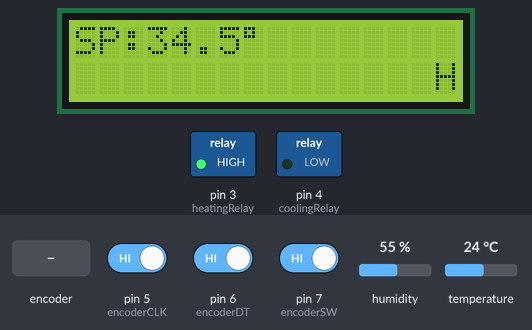
This sketch was run on a simulated Arduino Uno, built with avr-gcc and run on an emulated ATmega328P. Parts: 16×2 character LCD, switched loads named in the sketch (green lamp = pin HIGH). The test bench sets the inputs (shaded band); at power-on: temperature 24 °C, pin 7 (encoderSW) HIGH, pin 5 (encoderCLK) HIGH, pin 6 (encoderDT) HIGH, humidity 55 %. EEPROM starts erased; what the sketch prints to the serial monitor is not drawn.

Above: at 1.4 s.
1.5 s: temperature set to 32.1 °C
At 3.4 s:
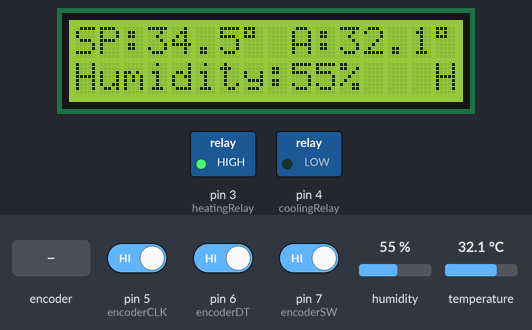
6.7 s: temperature set to 33.3 °C
At 8.8 s:
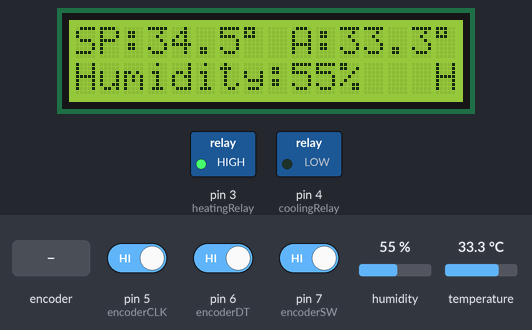
9.7 s: pin 7 (encoderSW) driven LOW
At 10.1 s:
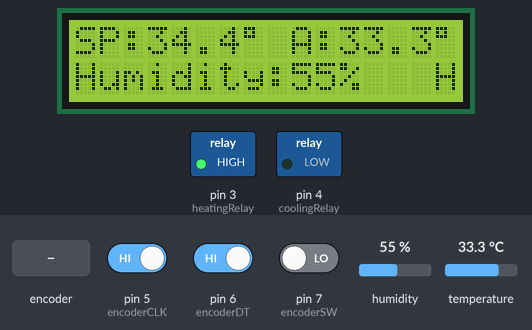
11.2 s: rotary encoder on pin 5 (encoderCLK) / pin 6 (encoderDT) turned 2 steps (second pin leading)
At 11.9 s:
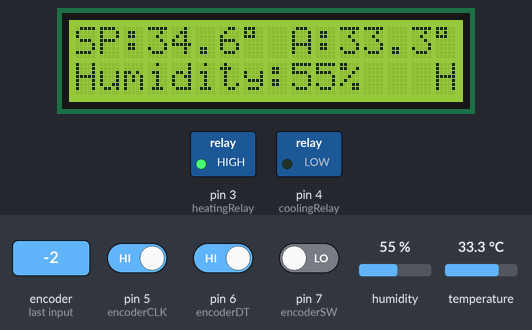
13.1 s: rotary encoder on pin 5 (encoderCLK) / pin 6 (encoderDT) turned 3 steps (first pin leading)
At 14.5 s:
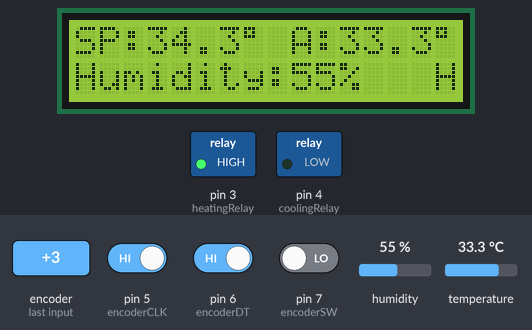
15.2 s: pin 7 (encoderSW) driven HIGH
Timing chart, 0 to 18.2 s (numbered marks = the images above; inputs shaded):
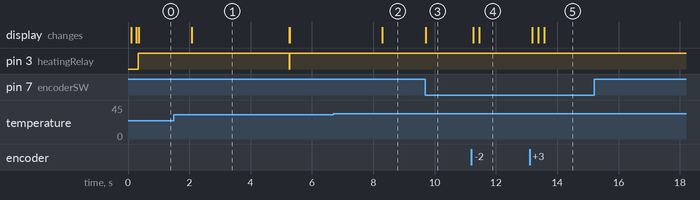

The sketch:

ardBeeQueenPID.ino
```cpp
// ardBeeQueenPID
/*
  The LCD circuit:
                               GND            display pin 1
    supply voltage for logic   +5V            display pin 2

   10K potentiometer:
   ends to +5V and ground
   LCD VO - contrast           wiper          display pin 3

   LCD RS pin                  digital pin 13 display pin 4
   LCD R/W pin                 GND            display pin 5
   LCD Enable pin              digital pin 12 display pin 6
   LCD D4                      digital pin 11 display pin 11
   LCD D5                      digital pin 10 display pin 12
   LCD D6                      digital pin 9  display pin 13
   LCD D7                      digital pin 8  display pin 14

   220ohm resistor to +5V
   back light anode:+4.2V      220ohm         display pin 15
   back light cathode          GND	          display pin 16
*/

// include EEPROM library
#include <EEPROM.h>
int eeAddr = 0; // address to store the set point temp

// include the DHT library
#include <DHT.h>
// define DHT pin
#define DHTPIN 2  // declare Pin Number
// uncomment one of the below sensors
//#define DHTTYPE DHT11   // DHT 11 used
#define DHTTYPE DHT22   // DHT 22  (AM2302), AM2321
//#define DHTTYPE DHT21   // DHT 21 (AM230)
// set up DHT sensor
DHT dht(DHTPIN, DHTTYPE);  // initialize DHT sensor
// wait time between temp reads, in milliseconds
unsigned long readMillis; // stores millis
int waitTime = 2000; // millis to wait between reads

// relay pins
const int heatingRelay = 3;  // relay heating
const int coolingRelay = 4;  // relay cooling
int heatState = 0; // current state of operation
int heatStateLast = 0; // last state of operation

// rotary encoder
// encoder pins
const int encoderCLK = 5; // rotary encoder CLK signal input pin
const int encoderDT = 6; // rotary encoder DT signal input pin
const int encoderSW = 7; // rotary encoders switch input pin, goes LOW when pressed
// for storing encoder values
int encoderCLKState = 0;
int encoderDTState = 0;
int encoderSWState = 0;
int encoderDTStateLast = 0;
int encoderSWStateLast = 0;
// times
unsigned long encoderSWTimeMillis = 0; // the last time encoder button was toggled
int debounce = 200;   // the debounce time, increase if the output flickers

// LCD
// include the LCD library
#include <LiquidCrystal.h>
// initialize the library with the numbers of the interface pins
LiquidCrystal lcd(13, 12, 11, 10, 9, 8);
// columns and rows of the LCD
int lcdColumns = 16;
int lcdRows = 2;

// Variables
float hum = 0; // read humidity
double temp = 0; // read temperature

// PID
// include PID library by Brett Beauregard
#include <PID_v1.h>
// define Variables we'll be connecting to
double setPointTemp = 34.5; // the goal temp, in degrees celsius
double Output; // the PIDs output
double gap; // the gap between setpoint and actual temp
// specify the links and initial tuning parameters
double aggKp=4, aggKi=0.2, aggKd=1; // aggressive PID parameters
double consKp=1, consKi=0.05, consKd=0.25; // conservative PID paramaters
PID myPID(&temp, &Output, &setPointTemp, consKp, consKi, consKd, DIRECT); // initiate PID with conservative parameters
//double Kp=2, Ki=5, Kd=1; // PID variables
//PID myPID(&temp, &Output, &setPointTemp, Kp, Ki, Kd, DIRECT);
// PID limits
int windowSize = 5000; // the time of the PID regulatory size(?)
unsigned long windowStartTime; // stores millis

double dewPoint = 0; // calculated dew point
double dewPointFast = 0; // another calculated dew point
float hic = 0;

// for calculation of length of values
String valString = "";
int valLength;

// text to print before temps
String setPointTempText = "SP:";
String actualTempText = "A:";

// buffer to store float to string
char dtostrfbuffer[5];

void setup(void) {

  // start LCD
  lcd.begin(lcdColumns, lcdRows);
  // print a message to the LCD
  lcd.setCursor(0, 0);
  lcd.print("ardBeeQueen");
  lcd.setCursor(0, 1);
  lcd.print("Booting ...");

  // start serial port
  lcd.setCursor(0, 1);
  lcd.print("Starting serial ...");
  Serial.begin(9600);

  Serial.println("ardBeeQueenPID");
  Serial.println("201910011");
  Serial.println("by Jon Sagebrand");
  Serial.println("jonsagebrand@gmail.com");
  Serial.println();

  // read set temp from eeprom
  Serial.println("Reading last temp from eeprom ...");
  lcd.setCursor(0, 1);
  lcd.print("Reading last temp ...");
  float f = 0.00f;
  EEPROM.get( eeAddr, f );
  Serial.println( f );

  // check if there is a value stored in eeprom
  // if so, then use it as set point,
  // else store the predefined value
  if ( isnan(f) ) {
    Serial.println("No value found in eeprom");
    Serial.print("Storing value: ");
    Serial.println(setPointTemp);
    EEPROM.put(eeAddr, setPointTemp);
  } else {
    Serial.print("Found a value stored in eeprom: ");
    Serial.println(f);
    Serial.println("Using it as set point temperature");
    setPointTemp = f;
    Serial.println();
  }

  // start DHT sensor
  Serial.println("Starting DHT sensor ...");
  lcd.setCursor(0, 1);
  lcd.print("Starting sensor ...");
  dht.begin();  // start up dht sensors

  // define in- and outputs
  // relay pins
  Serial.println("Starting outputs  ...");
  lcd.setCursor(0, 1);
  lcd.print("Starting outputs ...");
  pinMode(heatingRelay, OUTPUT);
  pinMode(coolingRelay, OUTPUT);
  // rotary encoder pins
  Serial.println("Starting inputs ...");
  lcd.setCursor(0, 1);
  lcd.print("Starting inputs ...");
  pinMode(encoderCLK, INPUT);
  pinMode(encoderDT, INPUT);
  pinMode(encoderSW, INPUT);

  // start PID
  Serial.println("Starting PID ...");
  lcd.setCursor(0, 1);
  lcd.print("Starting PID ...");
  myPID.SetOutputLimits(0, windowSize); // tell the PID to range between 0 and the full window size
  myPID.SetMode(AUTOMATIC); // turn the PID on
  windowStartTime = millis();

  lcd.clear();

  printSetPoint();

  Serial.println("Program starts ...");
  Serial.println();

}
void loop(void) {

  // read rotary encoder
  encoderCLKState = digitalRead(encoderCLK);
  encoderDTState = digitalRead(encoderDT);
  encoderSWState = digitalRead(encoderSW);

  // check encoder if button is pressed
  if ( encoderSWState == 0 ) { // Button is pressed
    if ((encoderDTStateLast == 0) && (encoderDTState == 1)) {
      if (encoderCLKState == 0) {
        setPointTemp += 0.1;
        Serial.print("Counting up set point. New value: ");
      } else {
        setPointTemp -= 0.1;
        Serial.print("Counting down set point. New value: ");
      }
      Serial.println(setPointTemp);
      printSetPoint(); // Prints the new set point to LCD
    }
    encoderDTStateLast = encoderDTState;
  }

  printSetPoint();

  // check if button is released
  if ( encoderSWState != encoderSWStateLast ) {
    if ( encoderSWState == 0 ) {
      Serial.println("Button is down");
    } else {
      Serial.println("Button is up");
      Serial.print("Storing value new value to eeprom: ");
      Serial.println(setPointTemp);
      EEPROM.put(eeAddr, setPointTemp);
    }
    encoderSWStateLast = encoderSWState;
    Serial.println();
  }

  // read temperature
  if ( encoderSWState ) { // Only read values if button is UP
    if ( millis() - readMillis >= waitTime ) {
      Serial.println("Requesting humidity and temperature ...");
      // Reading temperature or humidity takes about 250 milliseconds!
      // Sensor readings may also be up to 2 seconds 'old' (its a very slow sensor)
      hum = dht.readHumidity();
      // Read temperature as Celsius (the default)
      temp = dht.readTemperature();

      // check if any reads failed and exit early (to try again).
      if (isnan(hum) || isnan(temp)) {
        Serial.println(F("Failed to read from DHT sensor!"));
        return;
      }
      printActualValues(); // print measured values to serial and LCD
      readMillis = millis();

      gap = abs(setPointTemp - temp); // distance away from setpoint
      Serial.print("Gap is ");
      Serial.print(gap);
      if (gap < 2) { // we're close to setpoint, use conservative tuning parameters
        Serial.println(" Using conservative tuning");
        myPID.SetTunings(consKp, consKi, consKd);
      }
      else { // we're far from setpoint, use aggressive tuning parameters
        Serial.println(" Using aggressive tuning");
        myPID.SetTunings(aggKp, aggKi, aggKd);
      }
      // compute PID
      myPID.Compute();
      Serial.print("PID output: ");
      Serial.println(Output);
      Serial.print("Heating for ");
      Serial.print((windowSize - Output) / 1000);
      Serial.print(" of ");
      Serial.print(windowSize / 1000);
      Serial.println(" seconds");
      Serial.println();
    }
  }

  // turn the output pin on/off based on pid output
  if (millis() - windowStartTime > windowSize) { // time to shift the Relay Window
	  windowStartTime += windowSize;
  }
  if (Output < millis() - windowStartTime) {
	  digitalWrite(heatingRelay, HIGH);
    heatState = 1; // heating
  }
  else {
	  digitalWrite(heatingRelay, LOW);
    heatState = 0; // cooling
  }

/*
  if ( temp < setPointTemp && encoderSWState ) { // if temp is below set point and button is up
    digitalWrite(heatingRelay, 1);
    digitalWrite(coolingRelay, 0);
    heatState = 1; // heating
  } else if ( temp > setPointTemp && encoderSWState ) { // if temp is above set point and button is up
    digitalWrite(heatingRelay, 0);
    digitalWrite(coolingRelay, 1);
    heatState = 0; // cooling
  } else {
    digitalWrite(heatingRelay, 0);
    digitalWrite(coolingRelay, 0);
    heatState = 2; // at correct temp
  }
   */

  if ( heatState != heatStateLast ) { // if there has been a change in heating or cooling
    printHeatState();
    heatStateLast = heatState;
  }
}

// dewPoint function NOAA
// reference: http://wahiduddin.net/calc/density_algorithms.htm
double dewPointFunction(double celsius, double humidity) {
  double A0 = 373.15 / (273.15 + celsius);
  double SUM = -7.90298 * (A0 - 1);
  SUM += 5.02808 * log10(A0);
  SUM += -1.3816e-7 * (pow(10, (11.344 * (1 - 1 / A0))) - 1);
  SUM += 8.1328e-3 * (pow(10, (-3.49149 * (A0 - 1))) - 1);
  SUM += log10(1013.246);
  double VP = pow(10, SUM - 3) * humidity;
  double T = log(VP / 0.61078);   // temp var
  return (241.88 * T) / (17.558 - T);
}

// delta max = 0.6544 wrt dewPoint()
// 5x faster than dewPoint()
// reference: http://en.wikipedia.org/wiki/Dew_point
double dewPointFastFunction(double celsius, double humidity) {
  double a = 17.271;
  double b = 237.7;
  double temp = (a * celsius) / (b + celsius) + log(humidity / 100);
  double Td = (b * temp) / (a - temp);
  return Td;
}

int intToStringToLength(int val) { // return how many numbers in integer
  valString = String(val);
  valLength = valString.length();
  return valLength;
}

void printSetPoint() { // prints set point temp to LCD
  lcd.setCursor(0, 0);
  lcd.print(setPointTempText);
  valLength = setPointTempText.length(); // number of characters before digits
  lcd.setCursor(valLength, 0);
  lcd.print(setPointTemp, 1); // prints set point
  dtostrf(setPointTemp, 1, 1, dtostrfbuffer);
  valLength = valLength + strlen(dtostrfbuffer); // number of characters before digits + number of digits
  lcd.setCursor(valLength, 0);
  lcd.print((char)223); // prints degree sign
  lcd.setCursor(1 + valLength, 0);
  lcd.print(" ");
}

void printActualValues() {
  // calculate dew points
  dewPoint = dewPointFunction(temp, hum);
  dewPointFast = dewPointFastFunction(temp, hum);

  // compute heat index in Celsius (isFahrenheit = false)
  hic = dht.computeHeatIndex(temp, hum, false);

  Serial.print("Dew Point: ");
  Serial.println(dewPoint);
  Serial.print("Dew Point Fast: ");
  Serial.println(dewPointFast);
  Serial.print("Heat Index: ");
  Serial.println(hic);

  Serial.print("Temperature: ");
  Serial.println(temp);

  lcd.setCursor(2 + valLength, 0);
  lcd.print(actualTempText);
  valLength = valLength + actualTempText.length();
  lcd.setCursor(2 + valLength, 0);
  lcd.print(temp, 1);
  dtostrf(temp, 1, 1, dtostrfbuffer);
  valLength = valLength + strlen(dtostrfbuffer);
  lcd.setCursor(2 + valLength, 0);
  lcd.print((char)223);
  lcd.setCursor(3 + valLength, 0);
  lcd.print(" ");

  Serial.print("Humidity: ");
  Serial.println(hum);
  lcd.setCursor(0, 1);
  lcd.print("Humidity:");
  lcd.setCursor(9, 1);
  lcd.print(hum, 0);
  valLength = intToStringToLength(hum);
  lcd.setCursor(9 + valLength, 1);
  lcd.print("%  ");

  Serial.println();
}

void printHeatState() {
  if ( heatState == 0 ) {
    Serial.println("Cooling...");
    lcd.setCursor(15, 1);
    lcd.print("C");
  } else if ( heatState == 1 ) {
    Serial.println("Heating...");
    lcd.setCursor(15, 1);
    lcd.print("H");
  } else {
    Serial.println("At goal temp or waiting for button to come up");
    lcd.setCursor(15, 1);
    lcd.print("W");
  }
  Serial.println();
}
```

Measured:
- after the input at 6.7 s, the display: changes after 1.6 s (image 2)
- after the input at 9.7 s, the display: changes at once (image 3)
- after the input at 11.2 s, the display: first changes after 0.06 s (image 4 shows a later state)
- after the input at 13.1 s, the display: first changes after 0.08 s (image 5 shows a later state)
- what the display in image 1 shows lasts 3.2 s, from 2.1 s to 5.3 s
